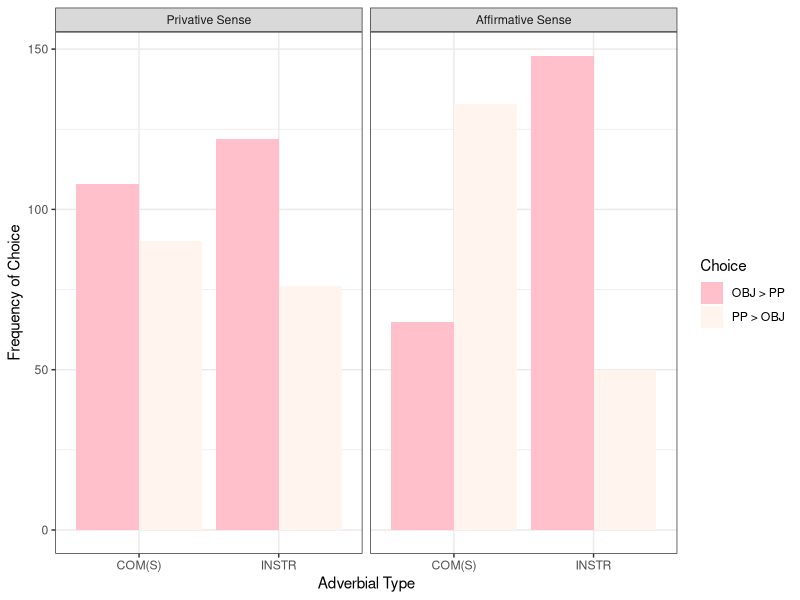
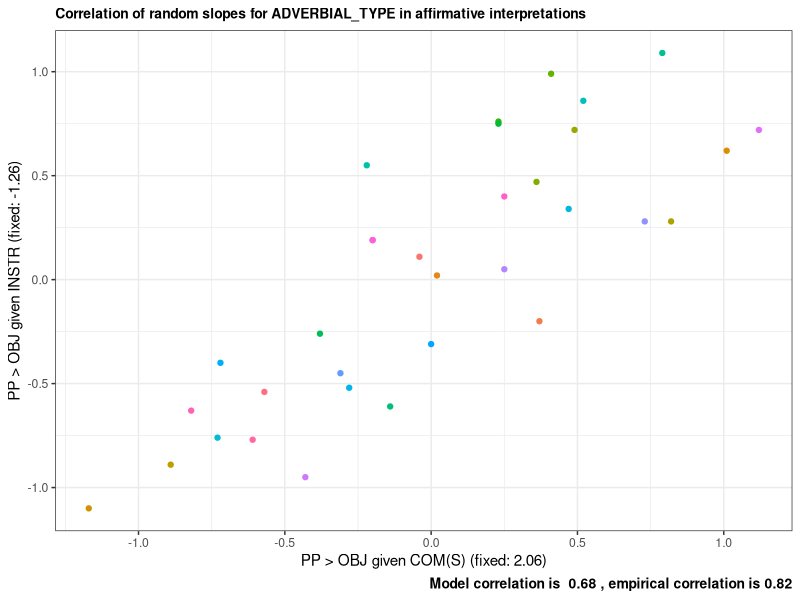
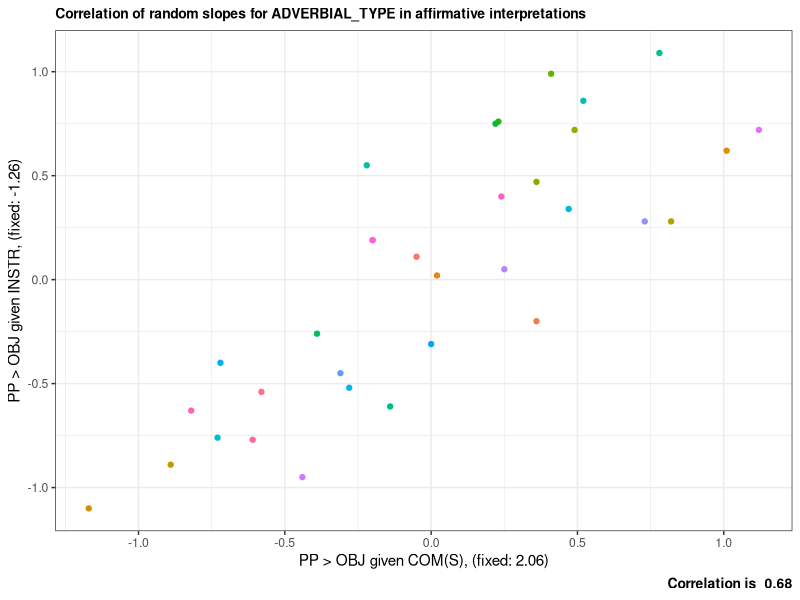

Generate these figures, in order, with R:
## ---- chunk 1

library(lme4)
library(tidyverse)

show(version)
## ---- chunk 2

data <-
  read.csv("../Data/ForcedChoice_test.csv", fileEncoding = "UTF-8") %>%
  mutate(ANSWER = factor(ANSWER),
         SENSE = factor(ifelse(INTEGRATION == "yes", "affirmative", "privative")),
         ADVERBIAL_TYPE = factor(ADVERBIAL_TYPE),
         subjects = factor(workerId),
         items = factor(ENCODING))

## ---- chunk 3

int.labels <- c("Privative Sense", "Affirmative Sense")
names(int.labels) <- c("privative", "affirmative")

summary <- 
  data %>%
  group_by(ADVERBIAL_TYPE, SENSE, ANSWER) %>%
  summarise(count = n()) %>%
  as.data.frame()

summary$SENSE <- relevel(summary$SENSE, ref = "privative")

ggplot(summary, aes(x = ADVERBIAL_TYPE, y = count, fill = ANSWER)) +
  geom_bar(stat = "identity", position = "dodge") +
  labs(x = "Adverbial Type", y = "Frequency of Choice") + 
  facet_wrap(~SENSE, labeller = labeller(SENSE = int.labels)) +
  scale_fill_manual(name = "Choice", values = c("pink", "seashell"),
                    labels = c("OBJ > PP", "PP > OBJ")) +
  theme_bw()

summary.wide <-
  summary %>%
  spread(key = ANSWER, value = count)

summary.wide

## ---- chunk 4

data$SENSE <-
  relevel(data$SENSE, ref = "affirmative")
data$ADVERBIAL_TYPE <-
  relevel(data$ADVERBIAL_TYPE, ref = "INSTR")

## ---- chunk 5

model_0 <-
  glmer(formula = ANSWER ~ ADVERBIAL_TYPE * SENSE + 
          (0 + ADVERBIAL_TYPE + SENSE + ADVERBIAL_TYPE:SENSE  | subjects) + (1 | items), 
        data = data, family = binomial())

start <-
  getME(model_0, c("theta", "fixef"))

model_0 <- 
  update(model_0, start = start,
         control=glmerControl(optCtrl=list(maxfun=2e4)))

print(summary(model_0), corr = FALSE)

## ---- chunk 6

model_1 <-
  glmer(formula = ANSWER ~ ADVERBIAL_TYPE * SENSE +
          (1 + ADVERBIAL_TYPE + SENSE + ADVERBIAL_TYPE:SENSE  | subjects) + (1 | items), 
        data = data, family = binomial(),
        control=glmerControl(optimizer = "nloptwrap",
                             optCtrl = list(algorithm = "NLOPT_LN_NELDERMEAD")))

print(summary(model_1), corr = FALSE)

## ---- chunk 7

ranef_0.df <- data.frame(round(ranef(model_0)$subjects, 2)) %>%
  mutate(participants = rownames(.))

colnames(ranef_0.df)[1:4] <- c("INSTR_aff", "COMS_aff", "INSTR_priv", "COMS_priv")

ranef_0.df <- ranef_0.df %>%
  mutate(b_INSTR_aff = INSTR_aff + model_0@beta[1],
         b_COMS_aff = COMS_aff + model_0@beta[2]) %>%
  as.data.frame()

ranef_0.df

ranef_1.df <- data.frame(round(ranef(model_1)$subjects, 2)) %>%
  mutate(participants = rownames(.))

colnames(ranef_1.df)[1:4] <- c("INSTR_aff", "COMS_aff", "INSTR_priv", "COMS_priv")

ranef_1.df <- ranef_1.df %>%
  mutate(COMS_aff_var1 = INSTR_aff + COMS_aff) %>%
  as.data.frame()

ranef_1.df

## ---- chunk 8

cor_vals <- data.frame(VarCorr(model_0)) 

ggplot(ranef_0.df, aes(y = INSTR_aff, x = COMS_aff)) +
  geom_point(aes(color = participants), show.legend = FALSE) +
  labs(y = "PP > OBJ given INSTR (fixed: -1.26)", 
       x = "PP > OBJ given COM(S) (fixed: 2.06)", 
       subtitle = "Correlation of random slopes for ADVERBIAL_TYPE in affirmative interpretations",
       caption = paste("Model correlation is ", round(cor_vals$sdcor[5], 2), 
                       ", empirical correlation is", 
                       round(cor(ranef_0.df$COMS_aff, ranef_1.df$INSTR_aff), 2))) +
  theme_bw() +
  theme(plot.caption = element_text(face = "bold", size = 10),
        plot.subtitle = element_text(face = "bold", size = 10))

## ---- chunk 9

ggplot(ranef_1.df, aes(y = INSTR_aff, x = COMS_aff_var1)) +
  geom_point(aes(color = participants), show.legend = FALSE) +
  labs(y = "PP > OBJ given INSTR, (fixed: -1.26)", 
       x = "PP > OBJ given COM(S), (fixed: 2.06)", 
       subtitle = "Correlation of random slopes for ADVERBIAL_TYPE in affirmative interpretations",
       caption = paste("Correlation is ", round(cor_vals$sdcor[5], 2))) +
  theme_bw() +
  theme(plot.caption = element_text(face = "bold", size = 10),
        plot.subtitle = element_text(face = "bold", size = 10))

